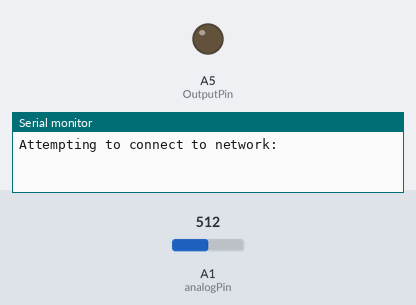
Bench run of a sketch on a simulated Arduino MKR. On the bench: output pins drawn as LEDs (lit = HIGH), the last lines printed to the serial monitor. The test bench sets the inputs (shaded band); at power-on: A1 (analogPin) = 512 (analog values on the 0–1023 scale). WiFi joins after 1.5 s; servers stay silent unless stated; the local clock reads 2024-03-15 10:24:30 at power-on unless the sketch sets it; storage starts empty; not simulated (calls return 0 or success): Sen-Proj-Signal-Secret.h. At 12.6 s the program stops and its outputs stay as they are.

Above: at 0.1 s.
At 11.6 s:
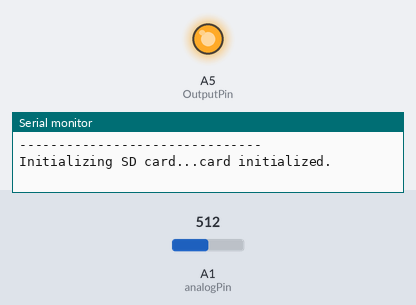
Timing chart, 0 to 14.0 s (numbered marks = the images above):
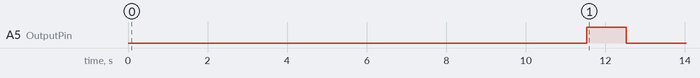

Measured:
- by itself, A5 (OutputPin): LOW → HIGH at 11.5 s, → LOW 1.0 s later

The sketch:

Sen-Proj-Signal.ino
```cpp
#include <WiFiNINA.h>
#include <RTCZero.h>
#include <SPI.h>
#include <SD.h>
#include "Sen-Proj-Signal-Secret.h"

#define resistorValue = 1000;

// Wifi components (comment out all wifi stuff if not using)
char ssid[] = SECRET_SSID;
char pass[] = SECRET_PASS;
int status = WL_IDLE_STATUS;

// Dev board pins
int OutputPin = 20; //A5
int analogPin = 16; //A1

// ADC Read setup
int readResolution = 12;

// Sample values
int i = 0;
int sampleVal = 0;
unsigned int samplePeriod = 1; //microseconds (1ms)
unsigned int sampleAmt = 499;
unsigned int sampleArray[499]; // Array that will contain sample data
int sampleMinutes = 1;

// String for data
String dataString = "";

// Pin to select chip (4)
const int chipSelect = 4;

// Data File component to save to SD
File dataFile;

// Date and Time values
RTCZero rtc;
unsigned long epoch;
int s, m, h, d, mo, y;

  void setup() {
    // put your setup code here, to run once:
    analogReference(AR_INTERNAL);
    analogReadResolution(readResolution);
    pinMode(OutputPin,OUTPUT);
    //Serial.begin(115200);
    //while (!Serial);

    while(status != WL_CONNECTED) {
      Serial.print("Attempting to connect to network: ");
      Serial.print(ssid);

      status = WiFi.begin(ssid, pass);

      // Wait 10 seconds for WiFi to connect (10,000 ms)
      delay(10000);
    }

    Serial.println("You're connected to the network");
    Serial.println("-------------------------------");

    Serial.print("Initializing SD card...");

  // see if the card is present and can be initialized:
    if (!SD.begin(chipSelect)) {
      Serial.println("Card failed, or not present");
      // don't do anything more:
      while (1);
    }
    Serial.println("card initialized.");

    timeSetup();
  }


  void loop() {
    getDateTime();
    sampleData();
    dataToString();
    dataToSD();
    //printToSerial(); // Essentially where to grab sampled data
    //sampleInterval();
    exit(0);
  }


  void sampleData(){
    digitalWrite(OutputPin,HIGH);
    delay(1000);
    digitalWrite(OutputPin,LOW);
      for(int i = 0; i < sampleAmt; i++){
        sampleArray[i] = analogRead(analogPin);
      }

  }

    // Sets delay in minutes before the next round of sampling
  void sampleInterval(){
    for(int i = 0; i < sampleMinutes; i++){
      delay(60000);
    }
  }

  // Puts data into string (Sample Number; Voltage) for sending out via wifi or to SD card
  void dataToString(){
    for(int j = 0; j < sampleAmt; j++){
        float voltage = sampleArray[j] * (3.3/4096);
        dataString += String(j);
        dataString += ";";
        dataString += String(voltage);
        dataString += "\n";
    }

    //Serial.println(dataString);
  }

  void dataToSD(){
    dataFile = SD.open("datalog.txt", FILE_WRITE);
    dataFile.print(dataString);
    dataFile.close();
    Serial.println("data logged.");
  }

  // Gets UTC time WRONG DAY. Can figure out later or get correct from GUI/API
  void timeSetup(){
    rtc.begin();
    epoch = WiFi.getTime();
    rtc.setEpoch(epoch);
  }

  // For AZ Timezone from UTC
  void getDateTime(){
    y = rtc.getYear();
    mo = rtc.getMonth();
    d = rtc.getDay();
    h = rtc.getHours();
    m = rtc.getMinutes();
    s = rtc.getSeconds();
  }

  // For testing to make sure data looks correct
  void printToSerial(){
    for(int j = 0; j < sampleAmt; j++){
        float voltage = sampleArray[j] * (3.3/4096);
        Serial.println(voltage);
    }

    Serial.print("Time: ");
    Serial.print(h);
    Serial.print(":");
    Serial.print(m);
    Serial.print(":");
    Serial.print(s);

    Serial.print(" Date: ");
    Serial.print(d);
    Serial.print("/");
    Serial.print(mo);
    Serial.print("/");
    Serial.print(y);
  }
```
